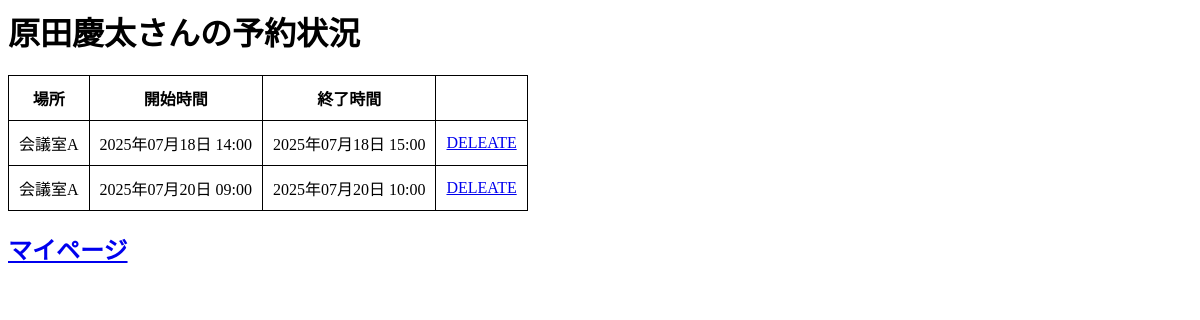
The app's page /MyReserve/ (signed in) with its own data.
### ReserveApp/models.py (models this page shows, shortened)
class Schedule(models.Model):
    user = models.ForeignKey(User, verbose_name='予約者', on_delete=models.CASCADE, default=1)#デフォルト値を設定しないとマイグレーションできない(id=1)
    place = models.ForeignKey(Place, verbose_name='会議室', on_delete=models.CASCADE, default=1)#デフォルト値を設定しないとマイグレーションできない(id=1)
    start = models.DateTimeField('開始時間')
    end = models.DateTimeField('終了時間')

class Place(models.Model):
    name = models.CharField('場所名', max_length=255)
    price = models.IntegerField('1時間当たりの値段')
    def __str__(self):
        return self.name

### ReserveApp/views.py (the view)
# urls.py: path('MyReserve/', views.MyReserve, name="MyReserve"),
def MyReserve(request):
    username = request.session.get('username')
    userID = request.session.get('userID')
    params = {
        'title' : f"{username}さんの予約状況",
        'data' : []
    }
    item = Schedule.objects.filter(user=userID).order_by('start')
    params['data'] = item#ここのitemに配列の[]をつけてしまうと二次元配列（余計な次元となってしまうため、なしで）
    return render(request, 'MyReserve.html', params)

### templates/MyReserve.html (shortened to what this page needs)
{% load static %}
<html lang="ja">
<head>
    <link href="{% static 'css/MyReserveStyle.css' %}" rel="stylesheet" type="text/css">
</head>
<body>
    <h1>
        {{title}}
    </h1>
    <table>
        <tr>
            <th>場所</th>
            <th>開始時間</th>
            <th>終了時間</th>
            <th></th>
        </tr>
        {% for item in data %}
        <tr>
            <td>{{item.place}}</td>
            <td>{{item.start|date:"Y年m月d日 H:i"}}</td>
            <td>{{item.end|date:"Y年m月d日 H:i"}}</td>
            <td><a href = "{% url 'ReserveApp:ReserveDelete' item.id %}">DELEATE</a></td>
        </tr>
        {% endfor %}
    </table>
    <h2>
        <a href="{% url 'ReserveApp:ManagerMainMenu' %}">マイページ</a>
    </h2>
</body>

### static/css/MyReserveStyle.css (style rules this page uses)
th,td { border: solid 1px; padding: 10px; }
table { border-collapse: collapse; }

### records on screen
Schedule: place "会議室A", start "2025年07月18日 14:00", end "2025年07月18日 15:00"
Schedule: place "会議室A", start "2025年07月20日 09:00", end "2025年07月20日 10:00"

### other values on screen
{{ title }} "原田慶太さんの予約状況"
